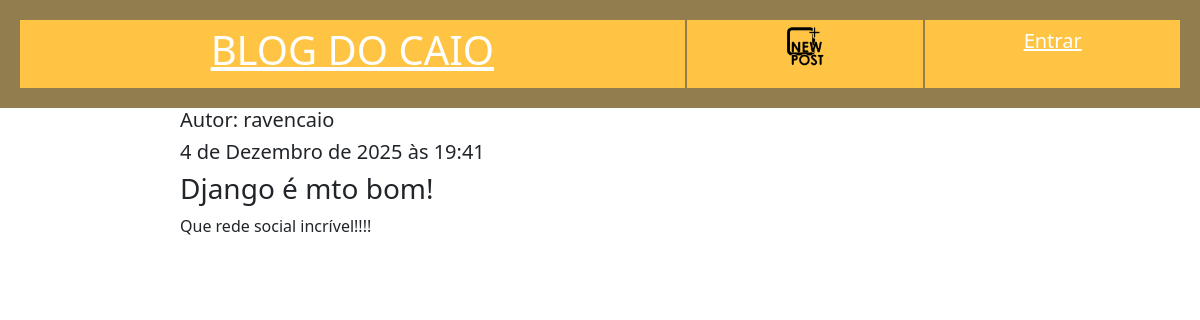
The app's page /post_view/post_view/2/ with its own data.
### polls/models.py (models this page shows, shortened)
class Post(models.Model):
    author = models.ForeignKey(settings.AUTH_USER_MODEL, on_delete=models.CASCADE)
    title = models.CharField(max_length=200)
    text = models.TextField()
    created_date = models.DateTimeField(default=timezone.now)
    published_date = models.DateTimeField(blank=True, null=True)

### polls/views.py (the view)
# urls.py: path("post_view/<int:pk>/", views.post_view, name="post_view"),
def post_view(request, pk):
    post = Post.objects.get(id = pk)
    return render(request, 'post_view.html', {'post' : post})

### polls/templates/post_view.html
{% extends 'blog.html' %}
{% block content %}
<h5 style = 'font-weight: normal;'>Autor: {{ post.author }}</h5>
<h5 style = 'font-weight: normal;'>{{ post.published_date }}</h5>
<h3>{{ post.title }}</h3>
<p>{{ post.text }}</p>
{% endblock %}

### records on screen
Post: author "ravencaio", published_date "4 de Dezembro de 2025 às 19:41", title "Django é mto bom!", text "Que rede social incrível!!!!"
